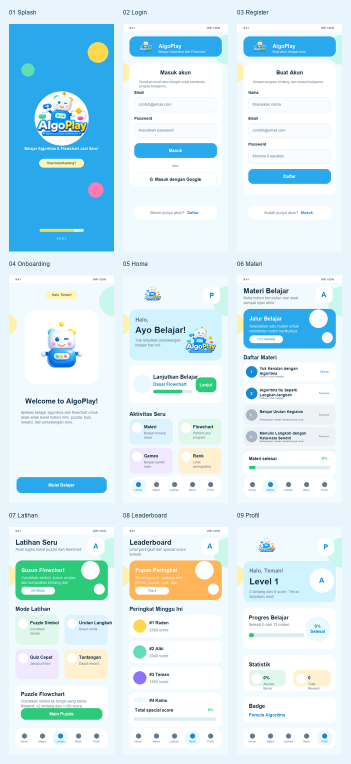
#> input picture docs/previews/algoplay_full_preview.png, 702 x 1527 px, given in place of logodepan.png, which was not available (shown at 1/2 size)
$ python render_app_preview.py
#> lines starting #> are read from the running program, lines starting #| are printed output that depends on the picture; pictures that were not available may be replaced by others from this repository, and a replacement may not be noted
from pathlib import Path
from PIL import Image, ImageDraw, ImageFont


ROOT = Path(__file__).resolve().parents[1]
OUT = ROOT / "docs" / "previews"
OUT.mkdir(parents=True, exist_ok=True)

W, H = 390, 844

COLORS = {
    "blue": "#29A9EC",
    "blue_dark": "#1589D1",
    "blue_soft": "#EAF8FF",
    "bg": "#F1FAFF",
    "text": "#14324A",
    "subtext": "#62798D",
    "yellow": "#FFD84D",
    "green": "#62DEB5",
    "green_dark": "#2BCB7A",
    "purple": "#8C72FF",
    "pink": "#FF7BB5",
    "white": "#FFFFFF",
    "orange": "#FFB457",
}


def font(size, bold=False):
#> called with size = 10, bold = False
    candidates = [
        Path("C:/Windows/Fonts/arialbd.ttf" if bold else "C:/Windows/Fonts/arial.ttf"),
        Path("C:/Windows/Fonts/segoeuib.ttf" if bold else "C:/Windows/Fonts/segoeui.ttf"),
    ]
    for path in candidates:
        if path.exists():
            return ImageFont.truetype(str(path), size)
    return ImageFont.load_default(size=size)


F = {
    "xs": font(10),
    "sm": font(12),
    "body": font(14),
    "body_b": font(14, True),
    "md": font(16),
    "md_b": font(16, True),
    "lg": font(20, True),
    "xl": font(26, True),
    "hero": font(32, True),
}


def draw_text(draw, xy, text, fill, fnt, max_width=None, line_gap=4, anchor=None, align="left"):
    if max_width is None:
        draw.text(xy, text, fill=fill, font=fnt, anchor=anchor, align=align)
        return

    words = text.split()
    lines = []
    current = ""
    for word in words:
        trial = word if not current else f"{current} {word}"
        if draw.textbbox((0, 0), trial, font=fnt)[2] <= max_width:
            current = trial
        else:
            if current:
                lines.append(current)
            current = word
    if current:
        lines.append(current)

    x, y = xy
    for line in lines:
        draw.text((x, y), line, fill=fill, font=fnt, align=align)
        y += fnt.size + line_gap


def rr(draw, box, radius=18, fill=COLORS["white"], outline=None, width=1):
    draw.rounded_rectangle(box, radius=radius, fill=fill, outline=outline, width=width)


def circle(draw, center, radius, fill):
    x, y = center
    draw.ellipse((x - radius, y - radius, x + radius, y + radius), fill=fill)


def paste_asset(img, name, box):
    path = ROOT / "app" / "src" / "main" / "res" / "drawable" / name
    asset = Image.open(path).convert("RGBA")
    x1, y1, x2, y2 = box
    asset.thumbnail((x2 - x1, y2 - y1), Image.Resampling.LANCZOS)
    ax = x1 + ((x2 - x1) - asset.width) // 2
    ay = y1 + ((y2 - y1) - asset.height) // 2
    img.alpha_composite(asset, (ax, ay))


def base(bg=COLORS["bg"]):
    img = Image.new("RGBA", (W, H), bg)
    draw = ImageDraw.Draw(img)
    circle(draw, (390, 95), 55, "#C9F7EB")
    circle(draw, (-10, 180), 38, "#FFF1A8")
    return img, draw


def top_phone(draw, title=""):
    draw.rectangle((0, 0, W, 26), fill="#FFFFFF")
    draw.text((24, 8), "9:41", fill=COLORS["text"], font=F["xs"])
    draw.text((W - 78, 8), "WiFi 100%", fill=COLORS["text"], font=F["xs"])
    if title:
        draw.text((24, 40), title, fill=COLORS["text"], font=F["xl"])


def button(draw, box, text, fill=COLORS["blue"], fg=COLORS["white"]):
    rr(draw, box, 18, fill)
    x1, y1, x2, y2 = box
    draw.text(((x1 + x2) / 2, (y1 + y2) / 2), text, fill=fg, font=F["md_b"], anchor="mm")


def field(draw, y, label, value):
    draw.text((42, y), label, fill=COLORS["text"], font=F["body_b"])
    rr(draw, (42, y + 26, 348, y + 80), 16, "#F8FCFF", "#D6E8F4")
    draw.text((58, y + 44), value, fill=COLORS["subtext"], font=F["body"])


def nav(draw, active):
    rr(draw, (24, 746, 366, 820), 28, COLORS["white"])
    items = [("Home", "H"), ("Materi", "M"), ("Latihan", "L"), ("Rank", "R"), ("Profil", "P")]
    x = 37
    for label, code in items:
        is_active = label == active
        if is_active:
            rr(draw, (x - 8, 758, x + 48, 808), 18, COLORS["blue_soft"])
        col = COLORS["blue_dark"] if is_active else COLORS["subtext"]
        circle(draw, (x + 20, 775), 9, col)
        draw.text((x + 20, 795), label, fill=col, font=F["xs"], anchor="mm")
        x += 67


def header(draw, title, subtitle):
    draw.text((24, 42), title, fill=COLORS["text"], font=F["xl"])
    draw_text(draw, (24, 75), subtitle, COLORS["subtext"], F["body"], 250)
    rr(draw, (292, 40, 354, 102), 20, COLORS["white"])
    draw.text((323, 71), "A", fill=COLORS["blue_dark"], font=F["xl"], anchor="mm")


def hero(draw, title, body, chip, color=COLORS["blue"]):
    rr(draw, (24, 124, 366, 270), 24, color)
    circle(draw, (302, 160), 34, "#FFFFFF33")
    circle(draw, (335, 230), 20, "#FFFFFF33")
    draw.text((46, 148), title, fill=COLORS["white"], font=F["lg"])
    draw_text(draw, (46, 180), body, "#EAF8FF", F["body"], 210)
    rr(draw, (46, 222, 170, 250), 14, COLORS["white"])
    draw.text((108, 236), chip, fill=COLORS["blue_dark"], font=F["sm"], anchor="mm")


def mini_card(draw, box, title, desc, color):
    rr(draw, box, 18, color)
    x1, y1, x2, y2 = box
    circle(draw, (x1 + 28, y1 + 32), 18, "#FFFFFFAA")
    draw.text((x1 + 54, y1 + 20), title, fill=COLORS["text"], font=F["md_b"])
    draw_text(draw, (x1 + 54, y1 + 46), desc, COLORS["subtext"], F["sm"], x2 - x1 - 68)


def progress(draw, y, title, value):
    rr(draw, (24, y, 366, y + 92), 20, COLORS["white"])
    draw.text((44, y + 20), title, fill=COLORS["text"], font=F["md_b"])
    draw.text((335, y + 20), f"{value}%", fill=COLORS["green_dark"], font=F["body_b"], anchor="ra")
    rr(draw, (44, y + 56, 346, y + 68), 6, "#DDECF6")
    rr(draw, (44, y + 56, 44 + int(302 * value / 100), y + 68), 6, COLORS["green_dark"])


def splash():
    img = Image.new("RGBA", (W, H), COLORS["blue"])
    d = ImageDraw.Draw(img)
    circle(d, (195, 350), 100, "#FFFFFF25")
    circle(d, (330, 105), 38, COLORS["yellow"])
    circle(d, (70, 170), 24, COLORS["green"])
    circle(d, (322, 615), 28, COLORS["pink"])
    paste_asset(img, "logodepan.png", (58, 236, 332, 438))
    d.text((195, 462), "Belajar Algoritma & Flowchart Jadi Seru!", fill=COLORS["white"], font=F["body_b"], anchor="mm")
    rr(d, (112, 500, 278, 532), 16, "#FFF5B8")
    d.text((195, 516), "Siap berpetualang?", fill=COLORS["text"], font=F["sm"], anchor="mm")
    rr(d, (113, 760, 277, 770), 6, "#DDF6FF")
    rr(d, (113, 760, 242, 770), 6, COLORS["yellow"])
    d.text((195, 796), "V.0.0.1", fill="#DDF6FF", font=F["sm"], anchor="mm")
    return img


def login(register=False):
    img, d = base()
    top_phone(d)
    rr(d, (24, 46, 366, 120), 22, COLORS["blue"])
    paste_asset(img, "logodepan.png", (48, 58, 120, 108))
    d.text((132, 70), "AlgoPlay", fill=COLORS["white"], font=F["lg"])
    d.text((132, 96), "Buat akun belajar baru" if register else "Belajar Algoritma dan Flowchart", fill="#EAF8FF", font=F["sm"])
    rr(d, (24, 146, 366, 632 if register else 600), 24, COLORS["white"])
    d.text((195, 180), "Buat Akun" if register else "Masuk akun", fill=COLORS["text"], font=F["lg"], anchor="mm")
    draw_text(d, (60, 208), "Simpan progres, bintang, dan reward belajarmu." if register else "Gunakan email atau Google untuk membuka progres belajarmu.", COLORS["subtext"], F["sm"], 270)
    y = 246
    if register:
        field(d, y, "Nama", "Masukkan nama")
        y += 96
    field(d, y, "Email", "contoh@email.com")
    y += 96
    field(d, y, "Password", "Minimal 6 karakter" if register else "Masukkan password")
    y += 100
    button(d, (42, y, 348, y + 54), "Daftar" if register else "Masuk")
    if not register:
        d.text((195, y + 84), "atau", fill=COLORS["subtext"], font=F["sm"], anchor="mm")
        rr(d, (42, y + 108, 348, y + 160), 18, COLORS["white"], "#D6E8F4")
        d.text((195, y + 134), "G  Masuk dengan Google", fill=COLORS["text"], font=F["md_b"], anchor="mm")
    rr(d, (42, 676, 348, 724), 18, "#FFFFFFCC")
    d.text((165, 700), "Sudah punya akun?" if register else "Belum punya akun?", fill=COLORS["subtext"], font=F["body"], anchor="mm")
    d.text((260, 700), "Masuk" if register else "Daftar", fill=COLORS["blue_dark"], font=F["body_b"], anchor="mm")
    return img


def onboarding():
    img, d = base()
    top_phone(d)
    rr(d, (136, 56, 254, 88), 16, "#FFF5B8")
    d.text((195, 72), "Halo, Teman!", fill=COLORS["text"], font=F["sm"], anchor="mm")
    rr(d, (58, 128, 332, 402), 42, COLORS["white"])
    paste_asset(img, "logo.png", (78, 148, 312, 382))
    d.text((195, 466), "Welcome to AlgoPlay!", fill=COLORS["text"], font=F["xl"], anchor="mm")
    draw_text(d, (44, 500), "Aplikasi belajar algoritma dan flowchart untuk anak-anak lewat materi mini, puzzle, kuis, reward, dan petualangan seru.", COLORS["subtext"], F["body"], 302, align="center")
    button(d, (28, 748, 362, 806), "Mulai Belajar")
    return img


def home():
    img, d = base()
    paste_asset(img, "logodepan.png", (24, 34, 196, 100))
    rr(d, (300, 44, 360, 104), 22, COLORS["white"])
    d.text((330, 74), "P", fill=COLORS["blue_dark"], font=F["xl"], anchor="mm")
    rr(d, (24, 126, 366, 314), 24, "#CFF3FF")
    d.text((46, 152), "Halo,", fill=COLORS["subtext"], font=F["lg"])
    d.text((46, 184), "Ayo Belajar!", fill=COLORS["text"], font=F["hero"])
    draw_text(d, (46, 232), "Yuk lanjutkan petualangan belajar hari ini!", COLORS["subtext"], F["body"], 195)
    paste_asset(img, "logodepan.png", (214, 180, 360, 300))
    rr(d, (24, 334, 366, 472), 20, COLORS["white"])
    circle(d, (72, 402), 34, COLORS["blue_soft"])
    d.text((112, 364), "Lanjutkan Belajar", fill=COLORS["text"], font=F["lg"])
    d.text((112, 394), "Dasar Flowchart", fill=COLORS["blue_dark"], font=F["md_b"])
    rr(d, (112, 424, 256, 436), 6, "#DDECF6")
    rr(d, (112, 424, 220, 436), 6, COLORS["green_dark"])
    button(d, (270, 378, 346, 432), "Lanjut", COLORS["green_dark"])
    d.text((24, 502), "Aktivitas Seru", fill=COLORS["text"], font=F["lg"])
    mini_card(d, (24, 532, 184, 626), "Materi", "Belajar konsep dasar", "#DDF2FF")
    mini_card(d, (206, 532, 366, 626), "Flowchart", "Pahami alur program", "#DFF8EA")
    mini_card(d, (24, 640, 184, 734), "Games", "Belajar sambil main", "#EFE8FF")
    mini_card(d, (206, 640, 366, 734), "Rank", "Lihat peringkatmu", "#FFF1CF")
    nav(d, "Home")
    return img


def materi():
    img, d = base()
    top_phone(d)
    header(d, "Materi Belajar", "Buka materi berurutan dari awal sampai ujian akhir.")
    hero(d, "Jalur Belajar", "Selesaikan satu materi untuk membuka materi berikutnya.", "1/12 Selesai")
    d.text((24, 292), "Daftar Materi", fill=COLORS["text"], font=F["lg"])
    rows = [
        ("1", "Yuk Kenalan dengan Algoritma", "Selesai"),
        ("2", "Algoritma Itu Seperti Langkah-langkah", "Terbuka"),
        ("", "Belajar Urutan Kegiatan", "Terkunci"),
        ("", "Menulis Langkah dengan Kata-kata Sendiri", "Terkunci"),
        ("", "Mengenal Pseudocode dengan Mudah", "Terkunci"),
    ]
    y = 322
    for num, title, status in rows:
        unlocked = status != "Terkunci"
        rr(d, (24, y, 366, y + 70), 18, COLORS["white"] if unlocked else "#EEF2F5")
        circle(d, (54, y + 35), 21, COLORS["blue_dark"] if unlocked else "#A7B6C2")
        d.text((54, y + 35), num or "L", fill=COLORS["white"], font=F["body_b"], anchor="mm")
        draw_text(d, (84, y + 15), title, COLORS["text"], F["body_b"], 180)
        d.text((84, y + 46), "Ketuk untuk belajar" if unlocked else "Selesaikan materi sebelumnya dulu", fill=COLORS["subtext"], font=F["xs"])
        d.text((342, y + 34), status, fill=COLORS["blue_dark"] if unlocked else COLORS["subtext"], font=F["xs"], anchor="rm")
        y += 80
    progress(d, 650, "Materi selesai", 8)
    nav(d, "Materi")
    return img


def latihan():
    img, d = base()
    top_phone(d)
    header(d, "Latihan Seru", "Asah logika lewat puzzle dan flowchart.")
    hero(d, "Susun Flowchart", "Cocokkan simbol, susun urutan, lalu kumpulkan bintang dan score.", "0/4 Mode", COLORS["green_dark"])
    d.text((24, 292), "Mode Latihan", fill=COLORS["text"], font=F["lg"])
    mini_card(d, (24, 326, 184, 436), "Puzzle Simbol", "Cocokkan bentuk", "#DFF8EA")
    mini_card(d, (206, 326, 366, 436), "Urutan Langkah", "Susun cerita", "#DDF2FF")
    mini_card(d, (24, 454, 184, 564), "Quiz Cepat", "Jawab pilihan", "#EFE8FF")
    mini_card(d, (206, 454, 366, 564), "Tantangan", "Dapat reward", "#FFF1CF")
    rr(d, (24, 588, 366, 706), 20, COLORS["white"])
    d.text((44, 608), "Puzzle Flowchart", fill=COLORS["text"], font=F["lg"])
    draw_text(d, (44, 638), "Cocokkan simbol ke fungsi yang benar. Reward: +2 bintang dan +120 score.", COLORS["subtext"], F["body"], 280)
    button(d, (44, 672, 346, 714), "Main Puzzle", COLORS["green_dark"])
    nav(d, "Latihan")
    return img


def leaderboard():
    img, d = base()
    top_phone(d)
    header(d, "Leaderboard", "Lihat peringkat dan special score terbaik.")
    hero(d, "Papan Peringkat", "Score kamu 0. Naikkan dari materi, puzzle, quiz, dan tantangan.", "Top 4", COLORS["orange"])
    d.text((24, 292), "Peringkat Minggu Ini", fill=COLORS["text"], font=F["lg"])
    rows = [
        ("#1 Raden", "2560 score", COLORS["yellow"]),
        ("#2 Albi", "2340 score", COLORS["green"]),
        ("#3 Teman", "1920 score", COLORS["purple"]),
        ("#4 Kamu", "0 score", COLORS["blue_soft"]),
    ]
    y = 326
    for name, score, color in rows:
        rr(d, (24, y, 366, y + 82), 20, COLORS["white"])
        circle(d, (62, y + 41), 24, color)
        d.text((98, y + 20), name, fill=COLORS["text"], font=F["md_b"])
        d.text((98, y + 48), score, fill=COLORS["subtext"], font=F["body"])
        y += 96
    progress(d, 650, "Total special score", 0)
    nav(d, "Rank")
    return img


def profil():
    img, d = base()
    paste_asset(img, "logodepan.png", (24, 34, 196, 100))
    rr(d, (300, 44, 360, 104), 22, COLORS["white"])
    d.text((330, 74), "P", fill=COLORS["blue_dark"], font=F["xl"], anchor="mm")
    rr(d, (24, 126, 366, 278), 24, "#CFF3FF")
    d.text((46, 150), "Halo, Teman!", fill=COLORS["subtext"], font=F["lg"])
    d.text((46, 184), "Level 1", fill=COLORS["text"], font=F["hero"])
    draw_text(d, (46, 232), "0 bintang dan 0 score. Terus lanjutkan misi!", COLORS["subtext"], F["body"], 210)
    circle(d, (315, 198), 45, COLORS["white"])
    d.text((315, 198), "A", fill=COLORS["blue_dark"], font=F["xl"], anchor="mm")
    rr(d, (24, 302, 366, 452), 20, COLORS["white"])
    d.text((44, 324), "Progres Belajar", fill=COLORS["text"], font=F["lg"])
    d.text((44, 354), "Selesai 0 dari 12 materi", fill=COLORS["subtext"], font=F["body"])
    rr(d, (44, 394, 250, 408), 7, "#DDECF6")
    rr(d, (44, 394, 62, 408), 7, COLORS["green_dark"])
    circle(d, (300, 378), 46, COLORS["blue_soft"])
    d.text((300, 378), "0%\nSelesai", fill=COLORS["blue_dark"], font=F["md_b"], anchor="mm", align="center")
    rr(d, (24, 476, 366, 608), 20, COLORS["white"])
    d.text((44, 498), "Statistik", fill=COLORS["text"], font=F["lg"])
    mini_card(d, (44, 530, 180, 590), "0%", "Akurasi Benar", "#DFF8EA")
    mini_card(d, (210, 530, 346, 590), "0", "Total Reward", "#FFF1CF")
    rr(d, (24, 630, 366, 724), 20, COLORS["white"])
    d.text((44, 652), "Badge", fill=COLORS["text"], font=F["lg"])
    d.text((44, 688), "Pemula Algoritma", fill=COLORS["blue_dark"], font=F["md_b"])
    nav(d, "Profil")
    return img


SCREENS = [
    ("01_splash", splash),
    ("02_login", login),
    ("03_register", lambda: login(True)),
    ("04_onboarding", onboarding),
    ("05_home", home),
    ("06_materi", materi),
    ("07_latihan", latihan),
    ("08_leaderboard", leaderboard),
    ("09_profil", profil),
]


def save_all():
    paths = []
    for name, fn in SCREENS:
        img = fn().convert("RGB")
        path = OUT / f"{name}.png"
        img.save(path, quality=95)
        paths.append(path)
#> this loop made 9 passes
#> pass 1, in splash, `img = Image.new("RGBA", (W, H), COLORS["blue"])`:
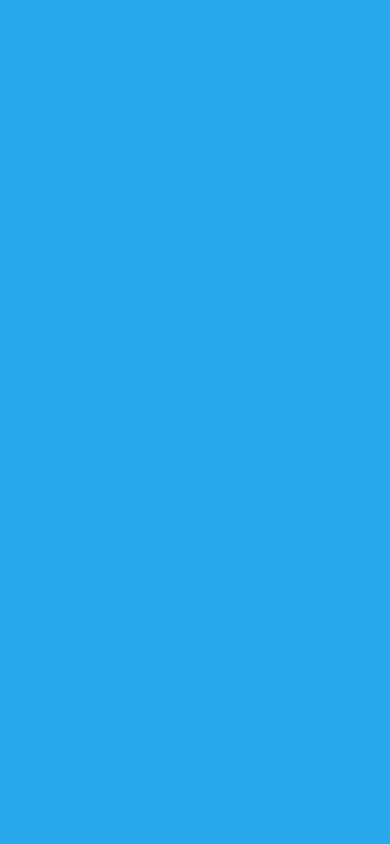
#> img: PIL image 390x844 RGBA; mean R, G, B, A 41, 169, 236, 255
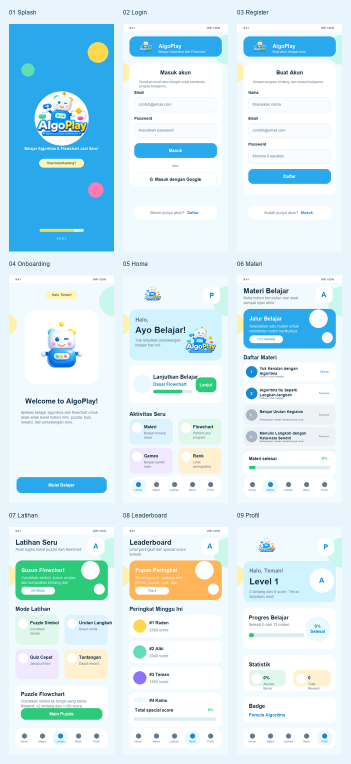
#> input picture docs/previews/algoplay_full_preview.png, 702 x 1527 px, given in place of logodepan.png, which was not available (shown at 1/2 size)
#> pass 1, in save_all, `img = fn().convert("RGB")`:
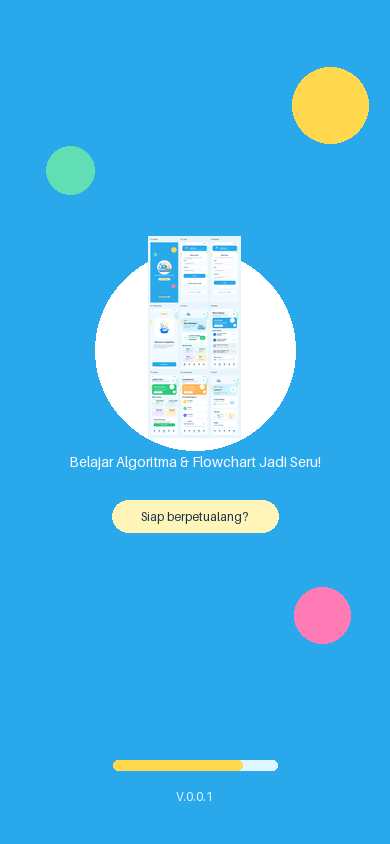
#> img: PIL image 390x844 RGB; mean R, G, B 70, 178.7, 232.7
#> pass 2, in base, `img = Image.new("RGBA", (W, H), bg)`:
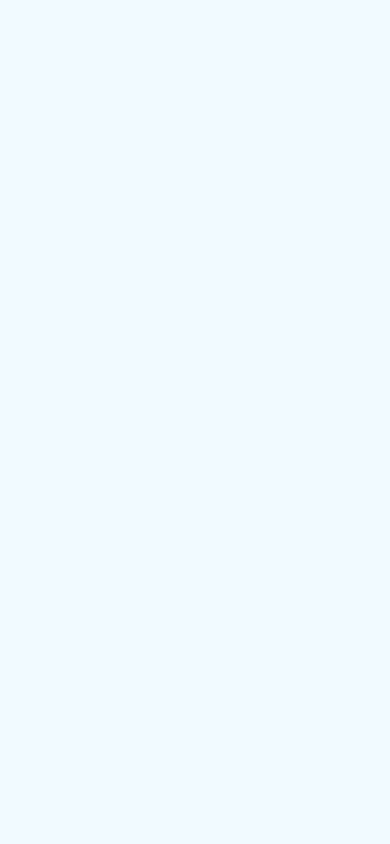
#> img: PIL image 390x844 RGBA; mean R, G, B, A 241, 250, 255, 255
#> after the loop:
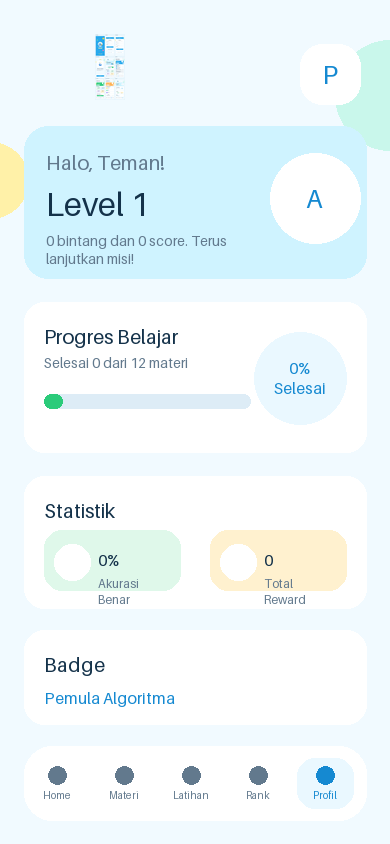
#> img: PIL image 390x844 RGB; mean R, G, B 237.3, 247.5, 250.2
#> after the loop, paths = 9 items

    scale = 0.54
    thumb_w, thumb_h = int(W * scale), int(H * scale)
    gap = 18
    label_h = 30
    cols = 3
    rows = 3
    montage = Image.new(
        "RGB",
        (cols * thumb_w + (cols + 1) * gap, rows * (thumb_h + label_h) + (rows + 1) * gap),
        "#E8F5FC",
    )
    md = ImageDraw.Draw(montage)
    for i, path in enumerate(paths):
        img = Image.open(path).resize((thumb_w, thumb_h), Image.Resampling.LANCZOS)
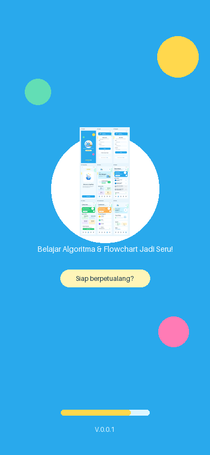
#> img: PIL image 210x455 RGB; mean R, G, B 69.9, 178.7, 232.7
        row, col = divmod(i, cols)
#> row = 0; col = 0
        x = gap + col * (thumb_w + gap)
#> x = 18
        y = gap + row * (thumb_h + label_h + gap)
#> y = 18
        md.text((x, y), path.stem.replace("_", " ").title(), fill=COLORS["text"], font=F["sm"])
        montage.paste(img, (x, y + label_h))
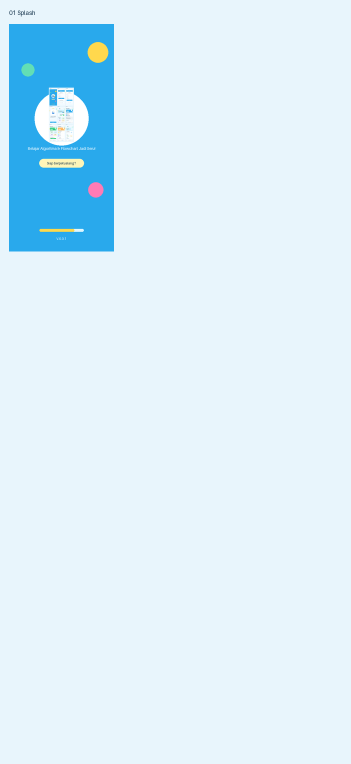
#> montage: PIL image 702x1527 RGB (shown at 1/2 size); mean R, G, B 217.5, 239.1, 250.3
    montage_path = OUT / "algoplay_full_preview.png"
    montage.save(montage_path, quality=95)
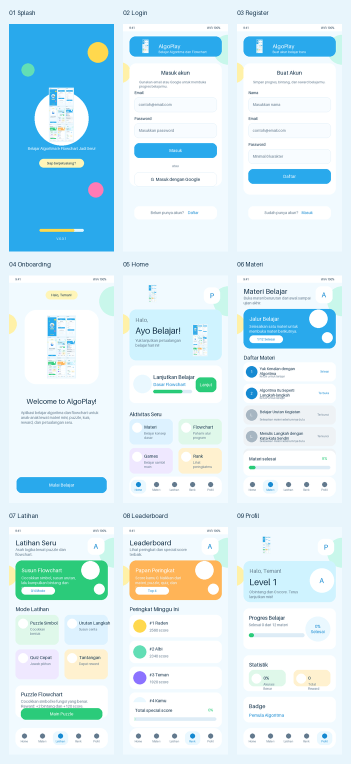
#> saved as algoplay_full_preview.png: PIL image 702x1527 RGB (shown at 1/2 size); mean R, G, B 211.8, 235.7, 243.9
    print(montage_path)
#| docs/previews/algoplay_full_preview.png
    for path in paths:
        print(path)


if __name__ == "__main__":
    save_all()
